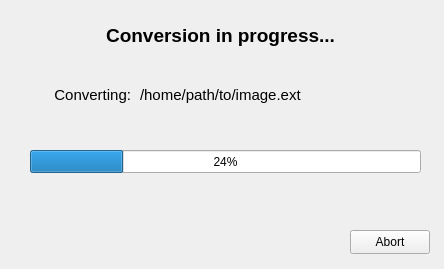
<?xml version="1.0" encoding="UTF-8"?>
<ui version="4.0">
 <class>Form</class>
 <widget class="QWidget" name="Form">
  <property name="geometry">
   <rect>
    <x>0</x>
    <y>0</y>
    <width>444</width>
    <height>269</height>
   </rect>
  </property>
  <property name="windowTitle">
   <string>ImgTools</string>
  </property>
  <widget class="QLabel" name="titleLabel">
   <property name="geometry">
    <rect>
     <x>10</x>
     <y>10</y>
     <width>421</width>
     <height>51</height>
    </rect>
   </property>
   <property name="text">
    <string>&lt;html&gt;&lt;head/&gt;&lt;body&gt;&lt;p align=&quot;center&quot;&gt;&lt;span style=&quot; font-size:14pt; font-weight:700;&quot;&gt;Conversion in progress...&lt;/span&gt;&lt;/p&gt;&lt;/body&gt;&lt;/html&gt;</string>
   </property>
  </widget>
  <widget class="QLabel" name="progressLabel">
   <property name="geometry">
    <rect>
     <x>140</x>
     <y>80</y>
     <width>291</width>
     <height>31</height>
    </rect>
   </property>
   <property name="text">
    <string>&lt;html&gt;&lt;head/&gt;&lt;body&gt;&lt;p&gt;&lt;span style=&quot; font-size:11pt;&quot;&gt;/home/path/to/image.ext&lt;/span&gt;&lt;/p&gt;&lt;/body&gt;&lt;/html&gt;</string>
   </property>
  </widget>
  <widget class="QProgressBar" name="progressBar">
   <property name="geometry">
    <rect>
     <x>30</x>
     <y>150</y>
     <width>391</width>
     <height>23</height>
    </rect>
   </property>
   <property name="value">
    <number>24</number>
   </property>
  </widget>
  <widget class="QPushButton" name="abortButton">
   <property name="geometry">
    <rect>
     <x>350</x>
     <y>230</y>
     <width>80</width>
     <height>24</height>
    </rect>
   </property>
   <property name="text">
    <string>Abort</string>
   </property>
   <property name="icon">
    <iconset theme="QIcon::ThemeIcon::ProcessStop"/>
   </property>
  </widget>
  <widget class="QLabel" name="progressLabel_2">
   <property name="geometry">
    <rect>
     <x>20</x>
     <y>80</y>
     <width>111</width>
     <height>31</height>
    </rect>
   </property>
   <property name="text">
    <string>&lt;html&gt;&lt;head/&gt;&lt;body&gt;&lt;p align=&quot;right&quot;&gt;&lt;span style=&quot; font-size:11pt;&quot;&gt;Converting:&lt;/span&gt;&lt;/p&gt;&lt;/body&gt;&lt;/html&gt;</string>
   </property>
  </widget>
 </widget>
 <resources/>
 <connections/>
</ui>
